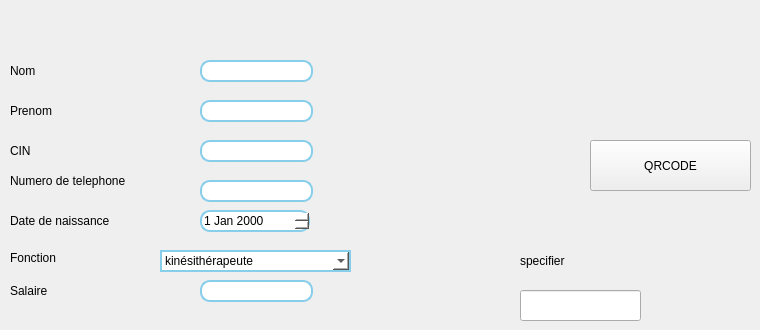
      <widget class="QWidget" name="tab_3">
       <attribute name="title">
        <string>Qr code</string>
       </attribute>
       <widget class="QLabel" name="label_116">
        <property name="geometry">
         <rect>
          <x>10</x>
          <y>280</y>
          <width>61</width>
          <height>21</height>
         </rect>
        </property>
        <property name="text">
         <string>Salaire</string>
        </property>
       </widget>
       <widget class="QLineEdit" name="lineEditNum_5">
        <property name="geometry">
         <rect>
          <x>200</x>
          <y>180</y>
          <width>113</width>
          <height>22</height>
         </rect>
        </property>
        <property name="styleSheet">
         <string notr="true">background:white;
border-radius:10px;
border: 1.5px solid skyblue;
color:black;
font: 63 8pt &quot;Cascadia Code SemiBold&quot;;
</string>
        </property>
       </widget>
       <widget class="QLineEdit" name="lineEditCin_5">
        <property name="geometry">
         <rect>
          <x>200</x>
          <y>140</y>
          <width>113</width>
          <height>22</height>
         </rect>
        </property>
        <property name="styleSheet">
         <string notr="true">background:white;
border-radius:10px;
border: 1.5px solid skyblue;
color:black;
font: 63 8pt &quot;Cascadia Code SemiBold&quot;;
</string>
        </property>
        <property name="maxLength">
         <number>8</number>
        </property>
       </widget>
       <widget class="QDateEdit" name="dateEdit_7">
        <property name="geometry">
         <rect>
          <x>200</x>
          <y>210</y>
          <width>110</width>
          <height>22</height>
         </rect>
        </property>
        <property name="styleSheet">
         <string notr="true">background:white;
border-radius:10px;
border: 1.5px solid skyblue;
color:black;
font: 63 8pt &quot;Cascadia Code SemiBold&quot;;
</string>
        </property>
       </widget>
       <widget class="QLineEdit" name="lineEditNom_66">
        <property name="geometry">
         <rect>
          <x>200</x>
          <y>60</y>
          <width>113</width>
          <height>22</height>
         </rect>
        </property>
        <property name="styleSheet">
         <string notr="true">background:white;
border-radius:10px;
border: 1.5px solid skyblue;
color:black;
font: 63 8pt &quot;Cascadia Code SemiBold&quot;;
</string>
        </property>
       </widget>
       <widget class="QLabel" name="label_117">
        <property name="geometry">
         <rect>
          <x>10</x>
          <y>140</y>
          <width>121</width>
          <height>21</height>
         </rect>
        </property>
        <property name="text">
         <string>CIN</string>
        </property>
       </widget>
       <widget class="QLabel" name="label_118">
        <property name="geometry">
         <rect>
          <x>10</x>
          <y>60</y>
          <width>121</width>
          <height>21</height>
         </rect>
        </property>
        <property name="text">
         <string>Nom</string>
        </property>
        <property name="textFormat">
         <enum>Qt::AutoText</enum>
        </property>
       </widget>
       <widget class="QLineEdit" name="lineEditPrenom_7">
        <property name="geometry">
         <rect>
          <x>200</x>
          <y>100</y>
          <width>113</width>
          <height>22</height>
         </rect>
        </property>
        <property name="styleSheet">
         <string notr="true">background:white;
border-radius:10px;
border: 1.5px solid skyblue;
color:black;
font: 63 8pt &quot;Cascadia Code SemiBold&quot;;
</string>
        </property>
       </widget>
       <widget class="QPushButton" name="qrcode">
        <property name="geometry">
         <rect>
          <x>590</x>
          <y>140</y>
          <width>161</width>
          <height>51</height>
         </rect>
        </property>
        <property name="text">
         <string>QRCODE</string>
        </property>
       </widget>
       <widget class="QLabel" name="label_119">
        <property name="geometry">
         <rect>
          <x>10</x>
          <y>210</y>
          <width>101</width>
          <height>21</height>
         </rect>
        </property>
        <property name="text">
         <string>Date de naissance</string>
        </property>
       </widget>
       <widget class="QLabel" name="label_120">
        <property name="geometry">
         <rect>
          <x>10</x>
          <y>250</y>
          <width>71</width>
          <height>16</height>
         </rect>
        </property>
        <property name="text">
         <string>Fonction</string>
        </property>
       </widget>
       <widget class="QComboBox" name="comboBox_8">
        <property name="geometry">
         <rect>
          <x>160</x>
          <y>250</y>
          <width>191</width>
          <height>22</height>
         </rect>
        </property>
        <property name="styleSheet">
         <string notr="true">background:white;

border: 1.5px solid skyblue;
color:black;
font: 63 8pt &quot;Cascadia Code SemiBold&quot;;
</string>
        </property>
        <item>
         <property name="text">
          <string>kinésithérapeute</string>
         </property>
        </item>
        <item>
         <property name="text">
          <string>assistant en physiothérapie</string>
         </property>
        </item>
        <item>
         <property name="text">
          <string>secrétaire</string>
         </property>
        </item>
        <item>
         <property name="text">
          <string>technicien de maintenance</string>
         </property>
        </item>
        <item>
         <property name="text">
          <string>personnel d'entretien</string>
         </property>
        </item>
        <item>
         <property name="text">
          <string>responsable RH</string>
         </property>
        </item>
        <item>
         <property name="text">
          <string>financier</string>
         </property>
        </item>
        <item>
         <property name="text">
          <string>responsable marketing</string>
         </property>
        </item>
       </widget>
       <widget class="QLabel" name="label_121">
        <property name="geometry">
         <rect>
          <x>10</x>
          <y>170</y>
          <width>121</width>
          <height>21</height>
         </rect>
        </property>
        <property name="text">
         <string>Numero de telephone</string>
        </property>
       </widget>
       <widget class="QLabel" name="label_122">
        <property name="geometry">
         <rect>
          <x>520</x>
          <y>250</y>
          <width>121</width>
          <height>21</height>
         </rect>
        </property>
        <property name="text">
         <string>specifier</string>
        </property>
        <property name="textFormat">
         <enum>Qt::AutoText</enum>
        </property>
       </widget>
       <widget class="QLineEdit" name="le_qrR">
        <property name="geometry">
         <rect>
          <x>520</x>
          <y>290</y>
          <width>121</width>
          <height>31</height>
         </rect>
        </property>
       </widget>
       <widget class="QLabel" name="label_123">
        <property name="geometry">
         <rect>
          <x>10</x>
          <y>100</y>
          <width>121</width>
          <height>21</height>
         </rect>
        </property>
        <property name="text">
         <string>Prenom</string>
        </property>
       </widget>
       <widget class="QLineEdit" name="lineEdit_13">
        <property name="geometry">
         <rect>
          <x>200</x>
          <y>280</y>
          <width>113</width>
          <height>22</height>
         </rect>
        </property>
        <property name="styleSheet">
         <string notr="true">background:white;
border-radius:10px;
border: 1.5px solid skyblue;
color:black;
font: 63 8pt &quot;Cascadia Code SemiBold&quot;;
</string>
        </property>
       </widget>
      </widget>
